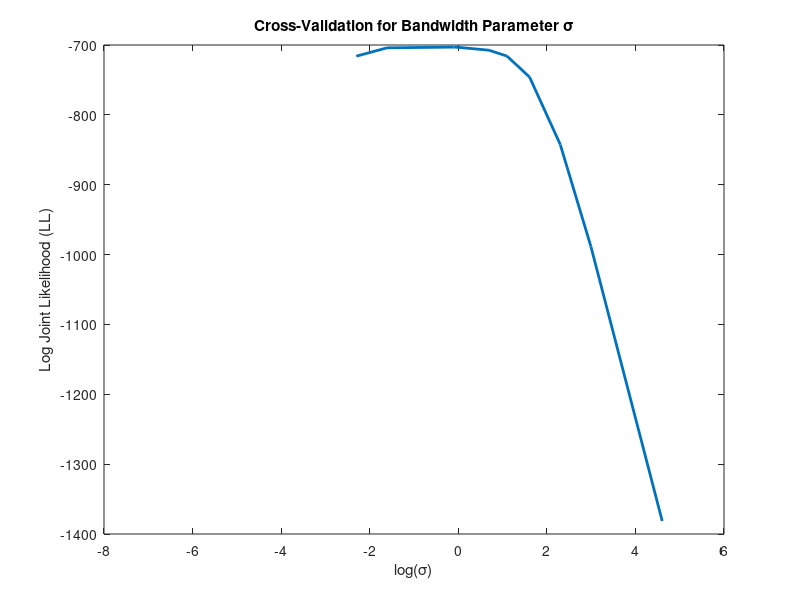
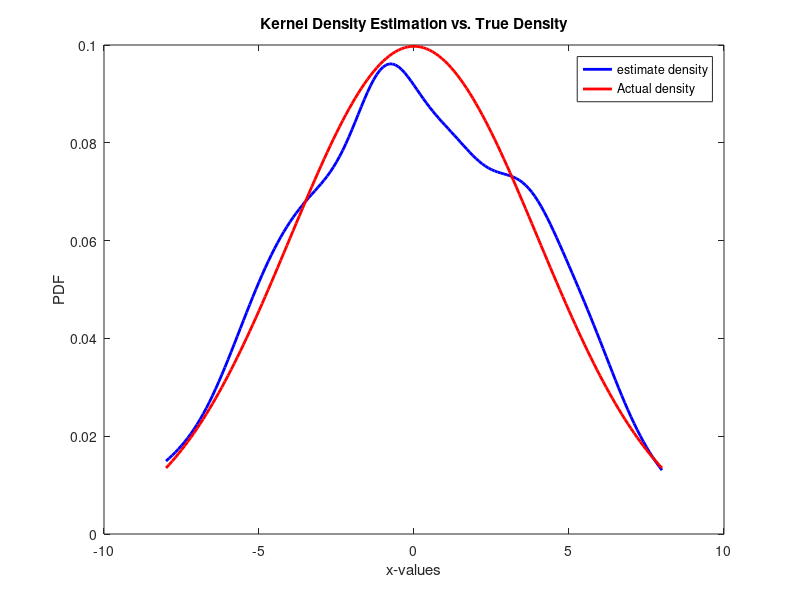
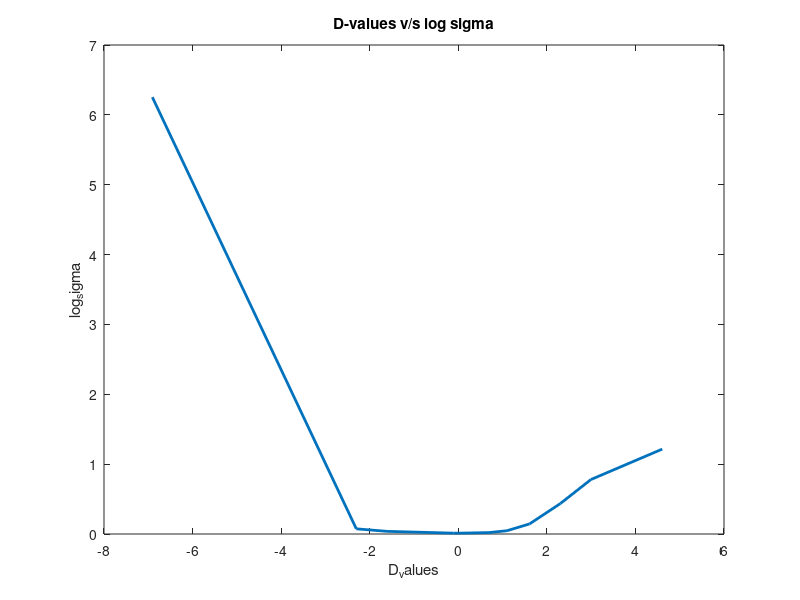

These charts were generated, in order, by the following MATLAB code: (Note: a time limit stopped this script after it produced the figures.)
clear;
close all;
clc;
rng(100)
n = 1000;
data = normrnd(0,4,1,n);
indices = randperm(n, 750);
T = data(indices);
remaining_indices = setdiff(1:n, indices);
V = data(remaining_indices);
% Define the values of sigma to be tested
sigma_values = [0.001, 0.1, 0.2, 0.9, 1, 2, 3, 5, 10, 20, 100];

% Initialize variables to store results
LL_values = zeros(size(sigma_values));
best_sigma = 0;
best_LL = -inf;

% Loop through different values of sigma
for i = 1:length(sigma_values)
    sigma = sigma_values(i);
    
    % Calculate the PDF estimate from T with the current sigma

    % Initialize the sum
    joint_likelihood = 0.0;
    
    % Perform the nested summation
    for k = 1:250
        density_sum = 0;
        for j = 1:750
            density_sum = density_sum + exp(-(T(j) - V(k))^2 / (2 * sigma^2)) / (750*sigma*sqrt(2*pi));
        end
        joint_likelihood = joint_likelihood + log(density_sum);
    end        
    % Store the log-likelihood value
    LL_values(i) = joint_likelihood;
    
    % Check if this sigma yielded the best LL value
    if joint_likelihood > best_LL
        best_sigma = sigma;
        best_LL = joint_likelihood;
    end
end

% Plot LL versus log(sigma)
figure;
log_sigma = log(sigma_values);
plot(log_sigma,LL_values, "LineWidth",2);
xlabel('log(\sigma)');
ylabel('Log Joint Likelihood (LL)');
title('Cross-Validation for Bandwidth Parameter \sigma');
saveas(gcf, "q4-1.png")
% Display and print the best sigma and corresponding LL value
fprintf('Best sigma: %f\n', best_sigma);
fprintf('Best LL value: %f\n', best_LL);

x = -8:0.1:8;
p_n = zeros(size(x));
p = normpdf(x,0,4);
for i = 1:length(x)
    for j = 1:750
        p_n(i) = p_n(i) + exp(-((x(i)-T(j))^2)/(2*(best_sigma)^2));
    end
    p_n(i) = p_n(i) / (750*best_sigma*sqrt(2*pi));
end

figure;
plot(x,p_n,'b', "LineWidth",2, 'DisplayName','estimate density');
hold on;
plot(x,p,'r', 'LineWidth',2, 'DisplayName','Actual density');
xlabel('x-values');
ylabel('PDF');
title('Kernel Density Estimation vs. True Density');
legend();
saveas(gcf, "q4-2.png")


% 4(d) part
D_values = zeros(size(sigma_values));
best_D = +inf;
best_sigma_d = 0;
for i = 1:length(sigma_values)
    sigma = sigma_values(i);
    for k = 1:250
        p_x = 0;
        for j = 1:750
            p_x = p_x + exp(-((V(k)-T(j))^2)/(2*sigma^2))/(750*sigma*sqrt(2*pi));
        end
        D_values(i) = D_values(i) + (normpdf(V(k),0,4)-p_x)^2;
    end
    if(sigma == best_sigma)
        D_best_LL = D_values(i);
    end
    if(best_D>D_values(i))
        best_D = D_values(i);
        best_sigma_d = sigma;
    end
end

fprintf('Best sigma: %f\n', best_sigma_d);
fprintf('Best D: %f\n', best_D);
fprintf('D at sigma which gave best LL: %f\n', D_best_LL);

figure;
plot(log_sigma,D_values, 'LineWidth',2);
xlabel("D_values");
ylabel("log_sigma");
title("D-values v/s log sigma")
saveas(gcf, "q4-3.png");

x = -8:0.1:8;
p_n = zeros(size(x));
p = normpdf(x,0,4);
for i = 1:length(x)
    for j = 1:750
        p_n(i) = p_n(i) + exp(-((x(i)-T(j))^2)/(2*(best_sigma_d)^2));
    end
    p_n(i) = p_n(i) / (750*best_sigma_d*sqrt(2*pi));
end

figure;
plot(x,p_n,'b', LineWidth=2, DisplayName='Estimated Density');
hold on;
plot(x,p,'r', 'LineWidth',2, 'DisplayName','Actual density');
xlabel('x-values');
ylabel('PDF');
title('D-value Estimation vs. True Density');
legend;
saveas(gcf, "q4-4.png")
